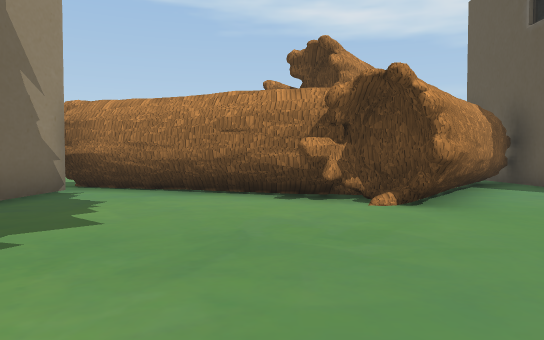
View 1 (above)

24 first-person views from a walk through a 3-D level made in the Unity game engine. The camera is 1.2 m above the floor, tilts 2° down and sees 70° across. The floor is counted in squares, 1.8 m on a side. Each view is taken from the middle of a square. On the plan, view 1 faces up. The plan holds only what a view shows up to about 11 squares ahead; the rest is blank. The place goes on beyond the plan. The player character is not drawn. Some surface patterns are stand-ins.

View 2
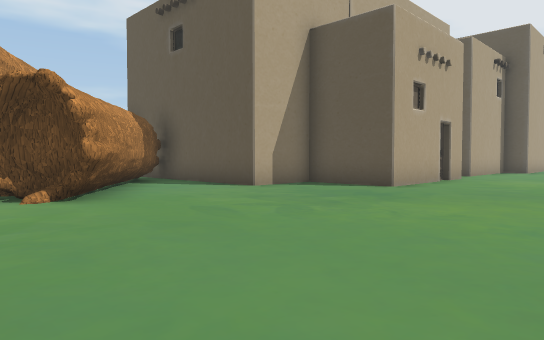

View 3
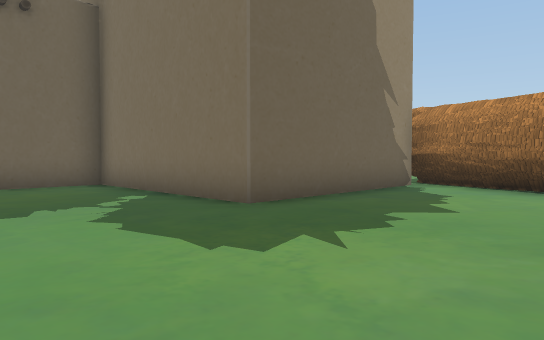

View 4
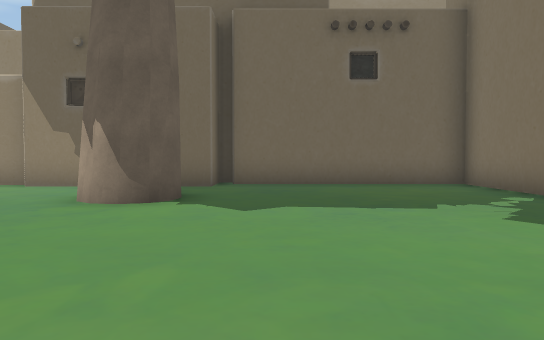

View 5
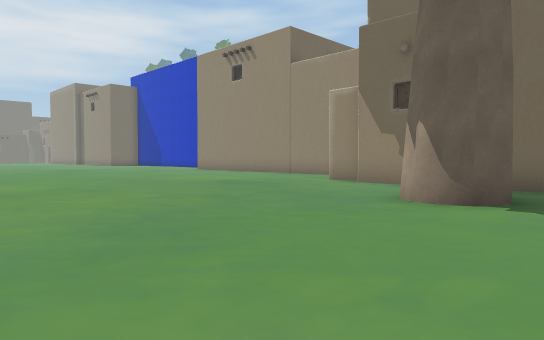

View 6
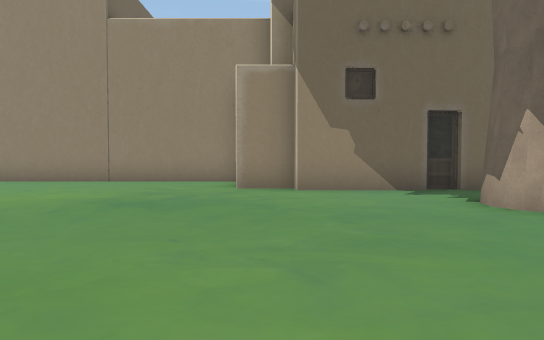

View 7
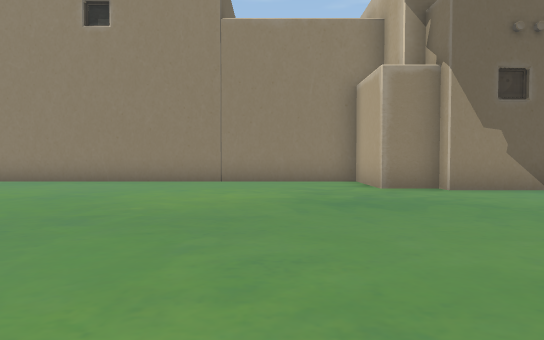

View 8
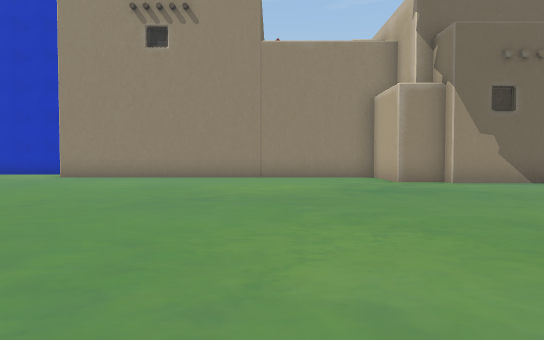

View 9
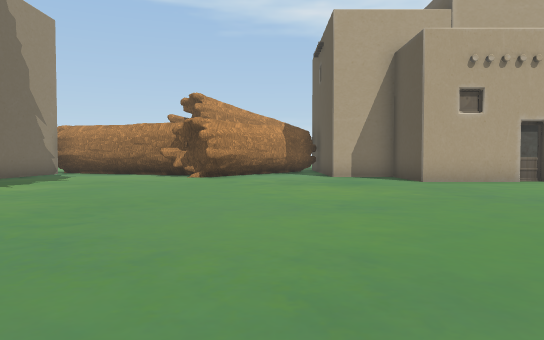

View 10
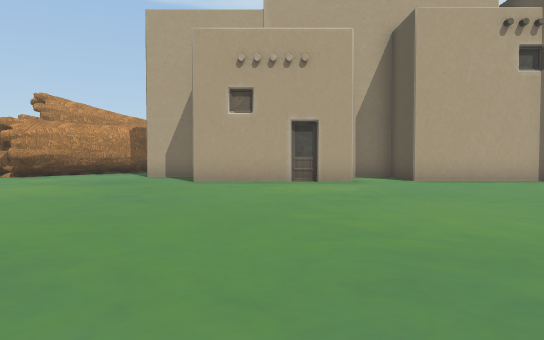

View 11
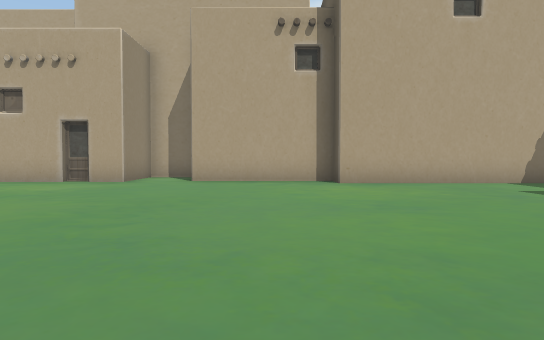

View 12
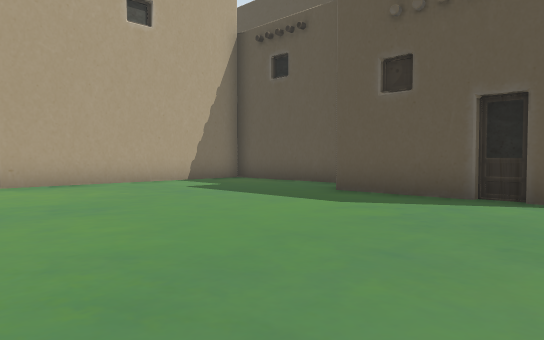

View 13
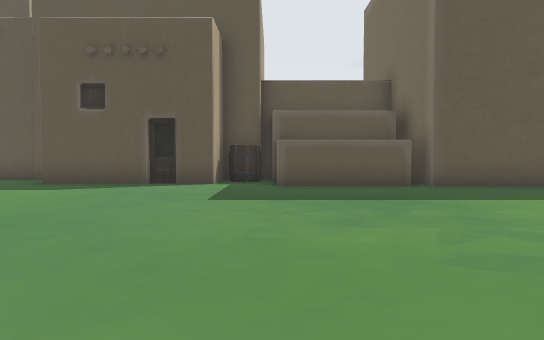

View 14
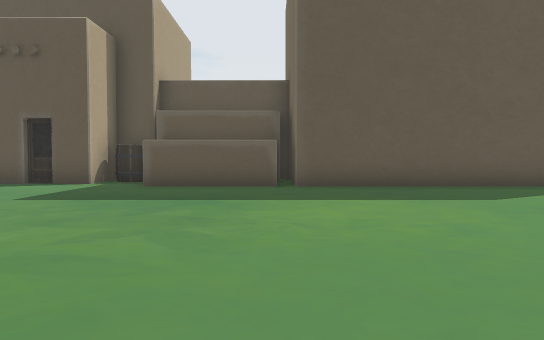

View 15
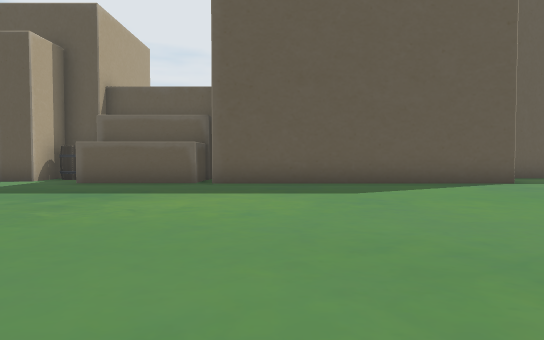

View 16
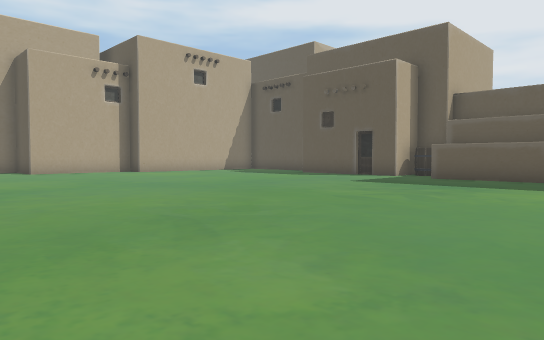

View 17
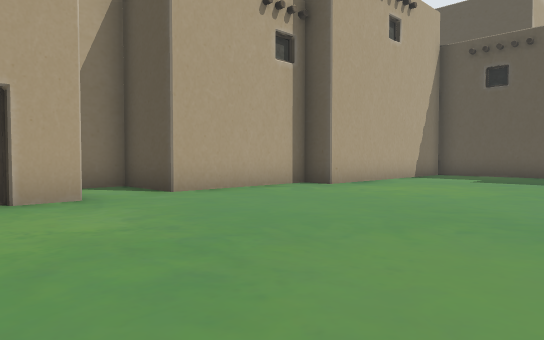

View 18
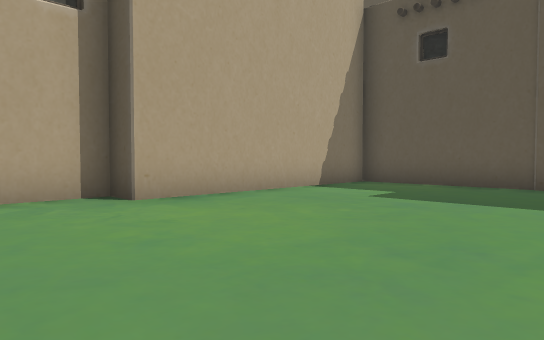

View 19
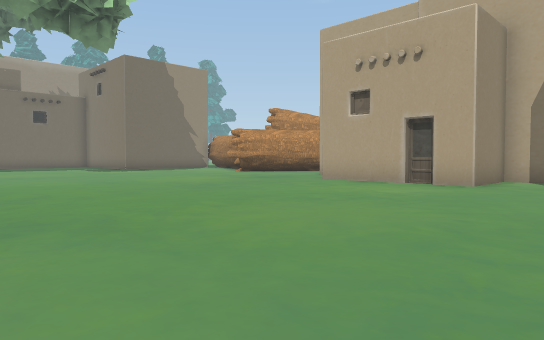

View 20
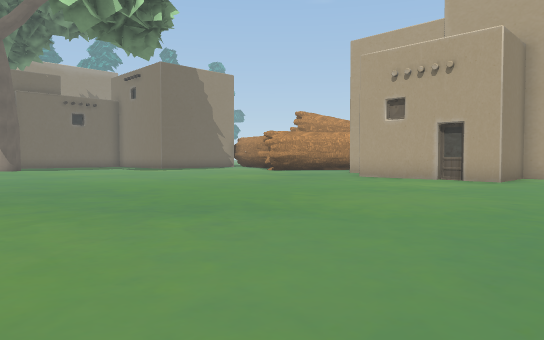

View 21
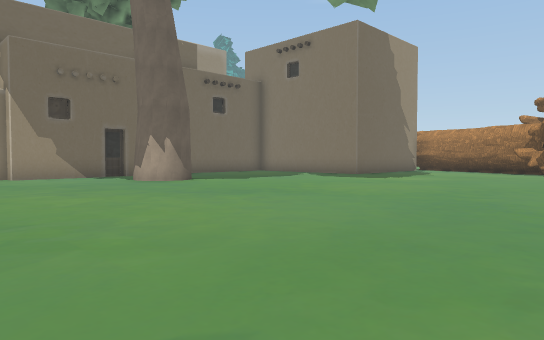

View 22
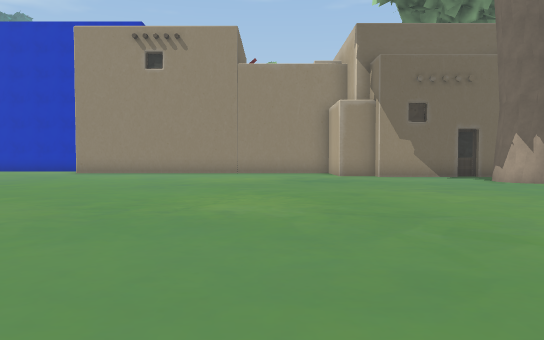

View 23
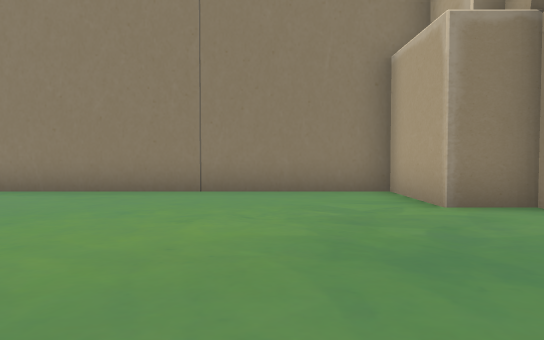

View 24
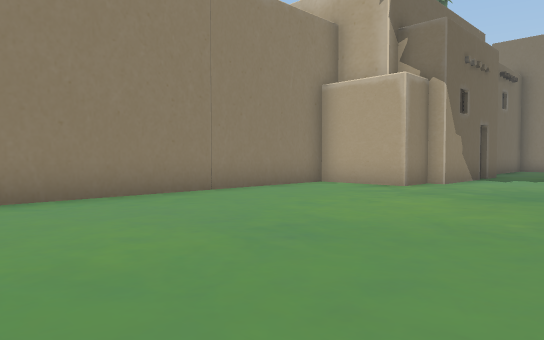

### Floor plan
Points are (right, up) in squares from view 1. A wall is a line through its corners. A room is listed if a view was taken in it or the views show most of it. See-through windows are left out.
Room 1 (views 1, 2, 3, 4, 5, 6, 7, 8, 9, 10, 11, 12, 13, 14, 15, 16, 17, 18, 19, 20, 21, 22, 23, 24)
walls: (10.5, 3.2) (7.9, 3.2) (7.9, 5.5) (6, 5.5) (6, 9.5); (11.3, 3.5) (10.5, 3.5); (-5.8, -4.9) (-6.2, -5) (-6.6, -5); (-5.7, -3.5) (-5.4, -4.1); (2.1, 4.7) (1.8, 5.6); (2.1, 5.2) (1.6, 6.1) (0.7, 5.8); (2.1, 5.2) (1.4, 5.6); (-6.4, -3.5) (-5.9, -3.5) (-5.4, -3.9) (-5.5, -4.5) (-5.9, -5.1); (2.1, 5.3) (1.5, 6.1); (2.1, 5.3) (1.4, 6.1); (2.1, 5.5) (1.3, 6.1); (1.6, 5.8) (-4.4, 8.2); (1, 5.7) (0.4, 5.5); (1.6, 6.1) (0.5, 5.5); (1.6, 6.1) (0.8, 6.1); (1.4, 6.2) (0.7, 5.4); (1.4, 6.2) (0.6, 5.5); (1, 6.1) (0.4, 6.5); (3.9, 7.4) (2.3, 4.9); (0, 6.3) (-2.1, 7.3); (-0.3, 6.3) (-1.8, 7.2); (-8.6, -4.9) (-8.6, -7.5); (-0.3, 6.4) (-0.9, 6.6); (-9, -7.5) (-9, -8.7) (-11.4, -8.7) (-11.4, -17.5); (-8.9, -4.3) (-8.9, -4.9); (21.6, -11.1) (21.6, -8.1); (5.7, 9.3) (4.8, 8.4); (5.5, 9.3) (2, 5) (2, 5.4); (-9.9, -3.3) (-8.6, -3.3) (-8.6, -4.3); (5.7, 9.4) (1.9, 4.7) (2, 5) (1.7, 5.7) (1.1, 6); (22.4, -6.6) (22.4, -5.6); (22.4, -5) (22.4, -2.4); (22.6, -5.8) (22.6, -4.9); (-2.4, 7.4) (-4.5, 8); (22.9, -7.5) (23.1, -7); (23, -7.6) (23, -7); (-4.1, 7.8) (-4.1, 2.6) (-9.3, 2.6) (-9.3, -3); (21.6, -17.5) (21.6, -11.5); (24.1, -1.5) (24.1, 2.6) (17.7, 2.6) (17.7, 3.5) (13.8, 3.5) (13.8, 5.5) (12.1, 5.5) (12.1, 3.2) (11.1, 3.2)
low walls: (2.7, 5.9) (2.4, 5.4); (-0.9, 7) (-1.6, 7.2); (-2.1, 7.5) (-4.2, 8.3)

Positions as (right, up) in squares from view 1, and headings:
1: (0, 0), facing up
2: (0, -1), facing up-right
3: (0, -1), facing up-left
4: (0, -2), facing left
5: (0, -2), facing down-left
6: (-1, -8), facing left
7: (-1, -11), facing left
8: (1, -12), facing left
9: (4, -7), facing up
10: (10, -7), facing up
11: (16, -7), facing up
12: (16, -7), facing up-right
13: (13, -8), facing right
14: (13, -11), facing right
15: (12, -13), facing right
16: (10, -13), facing up-right
17: (10, -3), facing up-right
18: (15, -3), facing up-right
19: (15, -6), facing up-left
20: (15, -8), facing up-left
21: (4, -10), facing up-left
22: (4, -11), facing left
23: (-4, -11), facing left
24: (-5, -17), facing up-left
